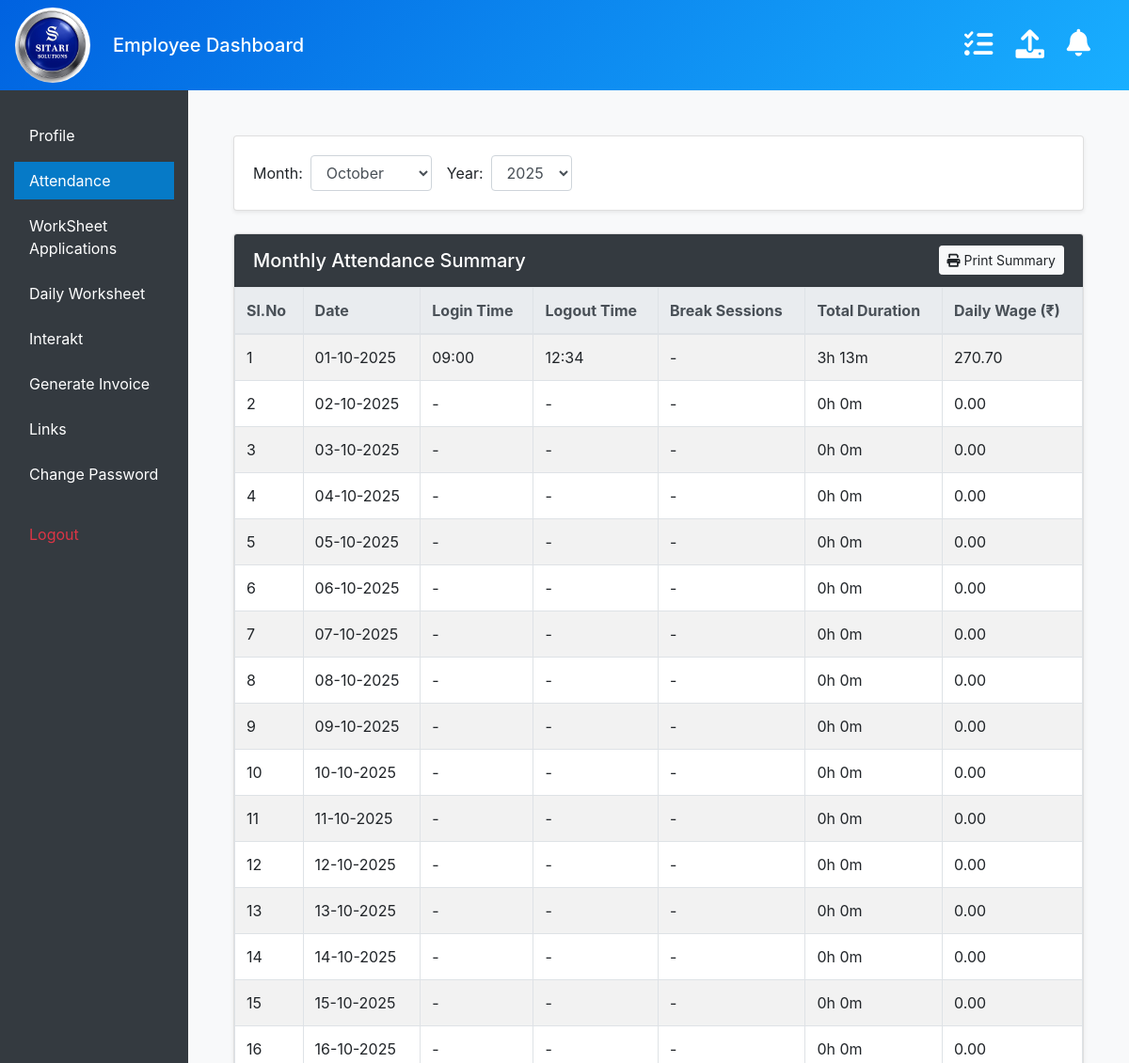
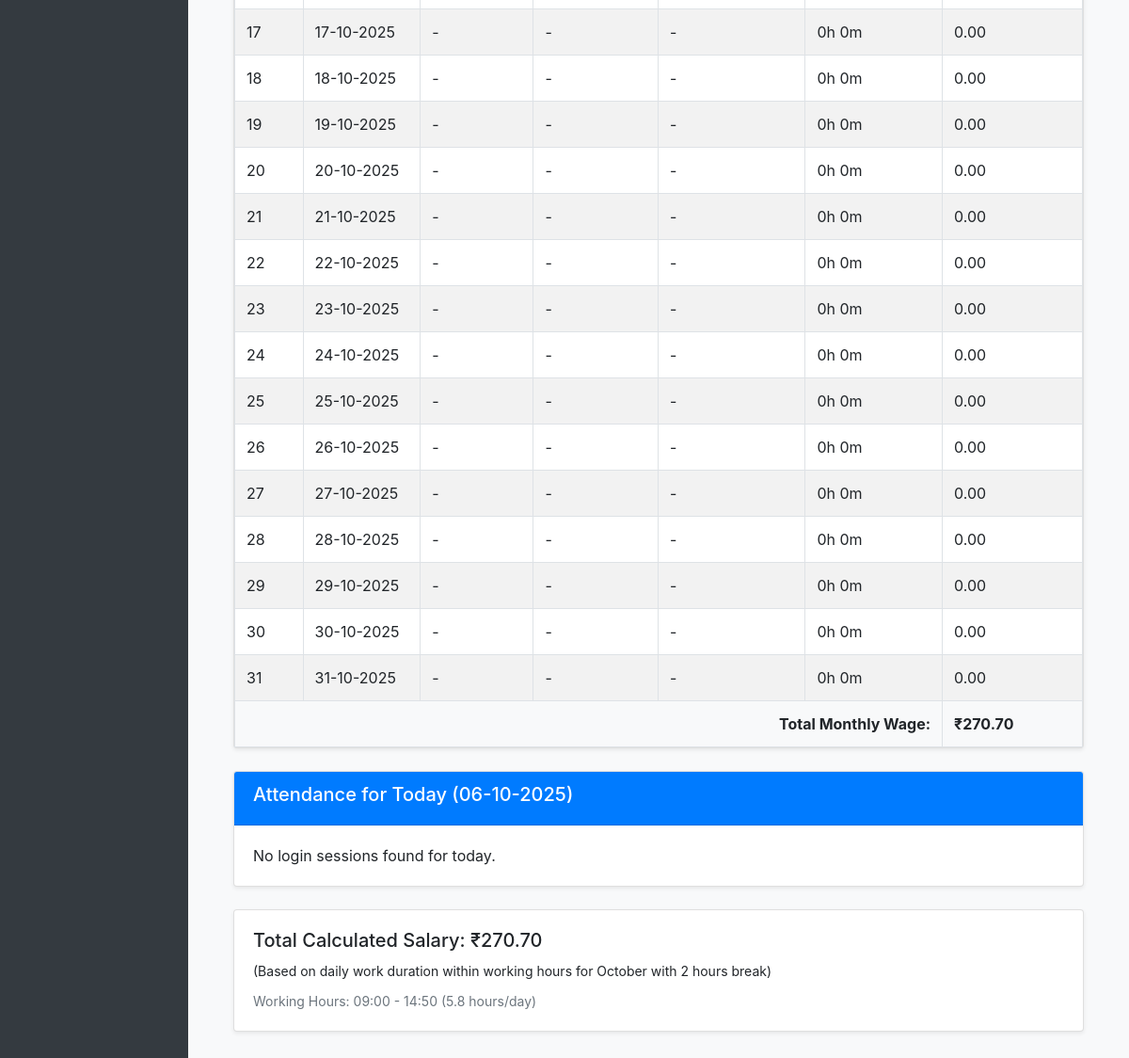
The app's page /employee/attendance/ (signed in), older data (2 pictures, top to bottom).
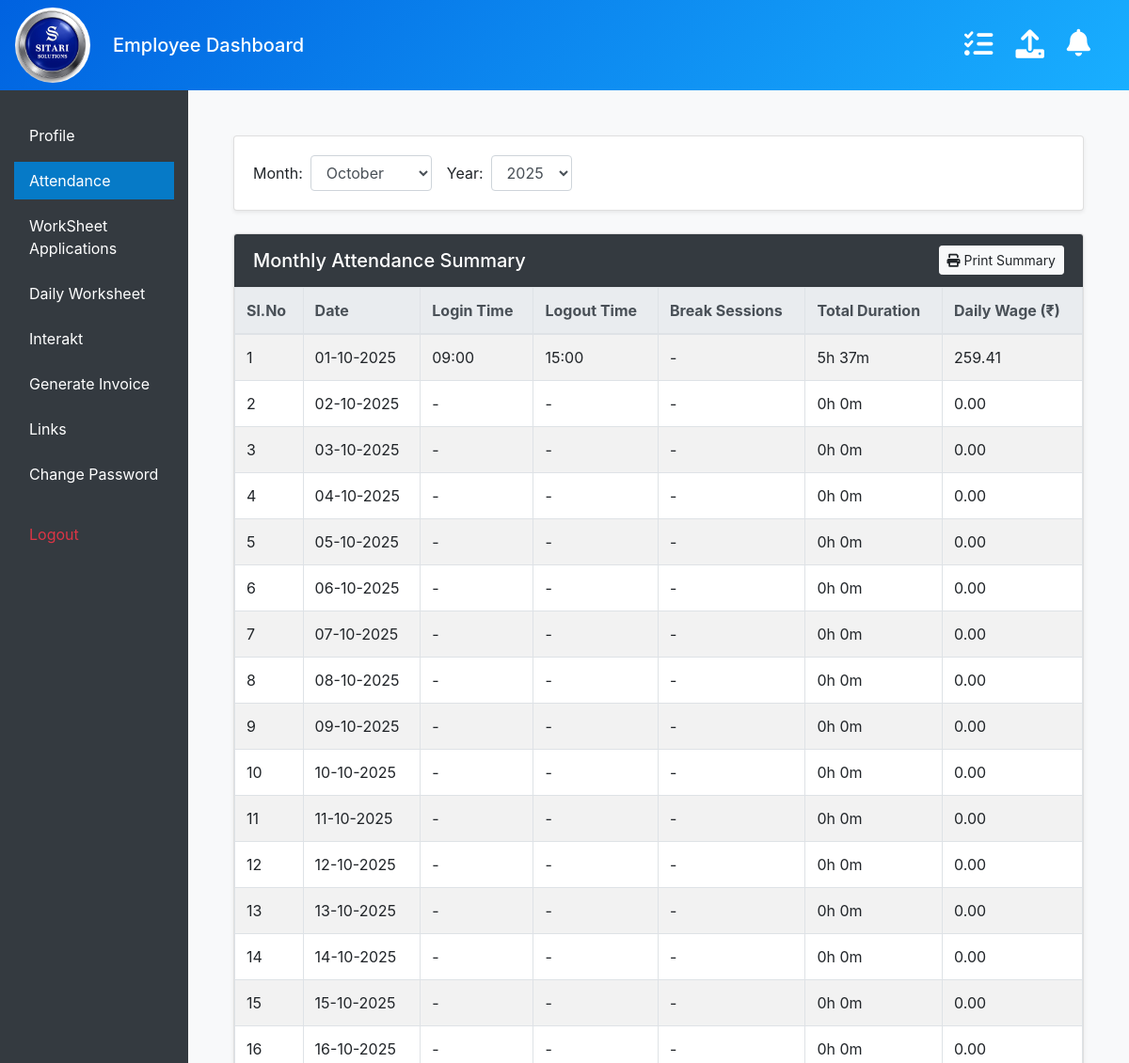
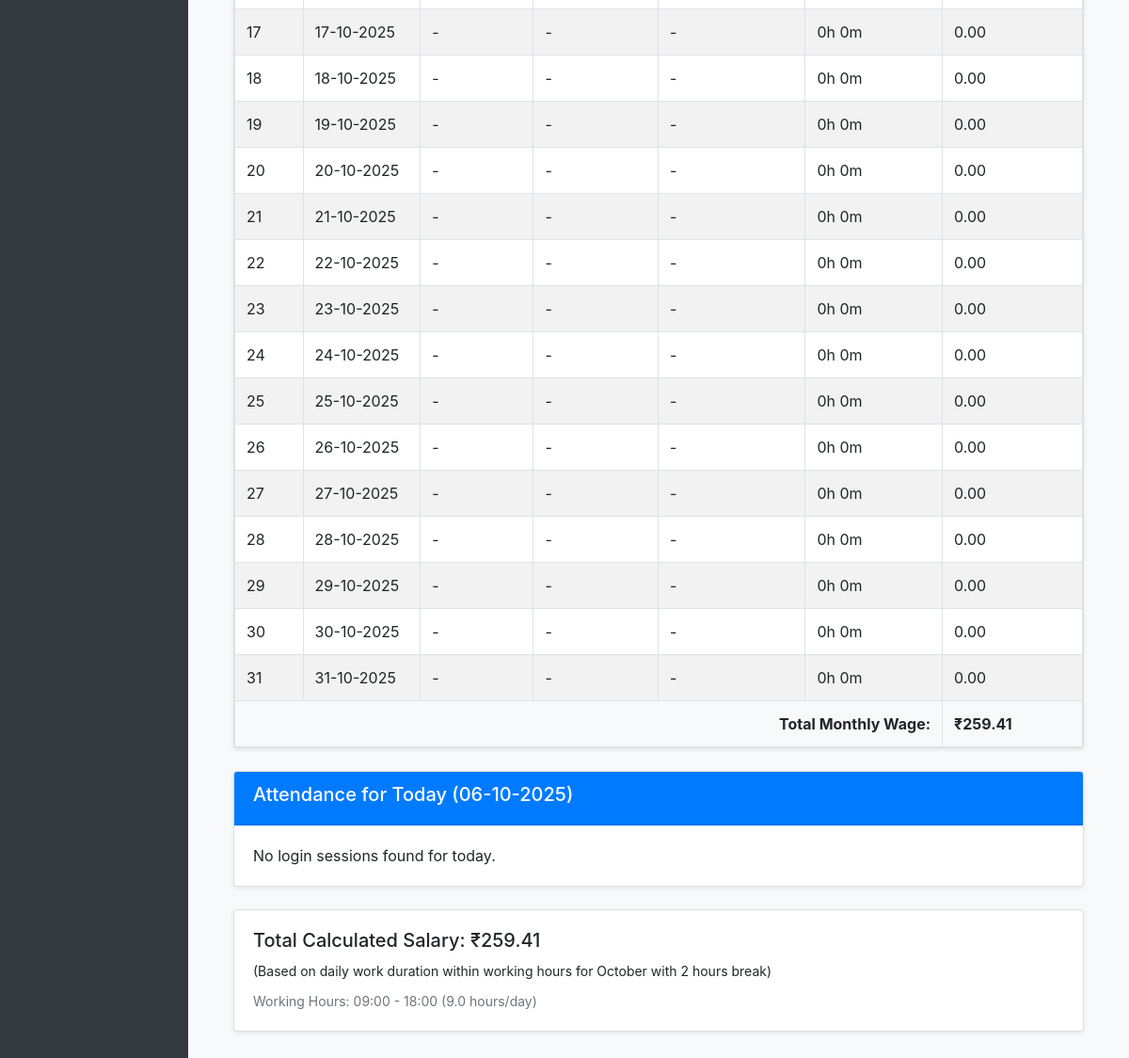
The same page, newer data (2 pictures, top to bottom).
### management/models.py (models this page shows, shortened)
class Employee(models.Model):
    employee_id = models.AutoField(primary_key=True)
    name = models.CharField(max_length=150)
    profile_picture = models.ImageField(
        upload_to='profile_pictures/',
        default='default_profile.jpg',
        blank=True, null=True
    )
    mobile_number = models.CharField(max_length=15, unique=True)
    salary = models.DecimalField(max_digits=10, decimal_places=2)
    pf = models.DecimalField("Provident Fund (PF)", max_digits=10, decimal_places=2, null=True, blank=True)
    esi = models.DecimalField("Employee State Insurance (ESI)", max_digits=10, decimal_places=2, null=True, blank=True)
    joining_date = models.DateField()
    department = models.ForeignKey('Department', null=True, blank=True, on_delete=models.SET_NULL, related_name='employees')
    working_start_time = models.TimeField(null=True, blank=True)
    working_end_time = models.TimeField(null=True, blank=True)
    password = models.CharField(max_length=128, default="123")
    assigned_links = models.ManyToManyField(
        ManagedLink,
        blank=True,
        related_name="assigned_employees"
    )
    advances = models.DecimalField(
        "Current Advance",
        max_digits=10,
        decimal_places=2,
        default=0,
        help_text="Total outstanding advance amount taken by the employee."
    )
    def get_daily_attendance_summary(self, year, month):
        from .models import AttendanceSession, BreakSession
        from django.utils import timezone
        from calendar import monthrange
        from datetime import datetime, time, timedelta
        from decimal import Decimal
        days_in_month = monthrange(year, month)[1]
        daily_records = []
        total_monthly_wage = Decimal('0.00')
        start_work_time = self.working_start_time or time(9, 0)
        end_work_time = self.working_end_time or time(17, 0)
        start_dt_base = datetime.combine(datetime.today(), start_work_time)
        end_dt_base = datetime.combine(datetime.today(), end_work_time)
        if end_dt_base < start_dt_base:
            end_dt_base += timedelta(days=1)
        scheduled_work_seconds = (end_dt_base - start_dt_base).total_seconds()
        wage_target_seconds = scheduled_work_seconds - (2 * 3600)
        if wage_target_seconds <= 0:
            wage_target_seconds = scheduled_work_seconds
        base_daily_wage = self.salary / Decimal(days_in_month) if days_in_month > 0 else Decimal('0.00')
        all_attendance_sessions = list(AttendanceSession.objects.filter(
            employee=self, login_time__year=year, login_time__month=month
        ).order_by('login_time'))
        all_break_sessions = list(BreakSession.objects.filter(
            employee=self, start_time__year=year, start_time__month=month
        ).order_by('start_time'))
        for day in range(1, days_in_month + 1):
            current_date = datetime(year, month, day).date()
            work_start_datetime = timezone.make_aware(datetime.combine(current_date, start_work_time))
            work_end_datetime = timezone.make_aware(datetime.combine(current_date, end_work_time))
            day_attendance = [
                s for s in all_attendance_sessions
                if timezone.localtime(s.login_time).date() == current_date and s.login_time < work_end_datetime
            ]
            day_breaks = []
            for b in all_break_sessions:
                if timezone.localtime(b.start_time).date() == current_date:
                    break_end = b.end_time or work_end_datetime
                    if b.start_time < work_end_datetime and break_end > work_start_datetime:
                        day_breaks.append(b)
            login_time = None
            logout_time = None
            total_active_seconds = 0
            if day_attendance:
                earliest_actual_login = min([s.login_time for s in day_attendance])
                login_time = max(earliest_actual_login, work_start_datetime)
                logouts = [s.logout_time for s in day_attendance if s.logout_time]
                if logouts:
                    latest_actual_logout = max(logouts)
                    logout_time = min(latest_actual_logout, work_end_datetime)
                else:
                    logout_time = work_end_datetime
                if login_time >= logout_time:
                    total_active_seconds = 0
                else:
                    work_seconds = 0
                    for s in day_attendance:
                        if s.logout_time:
                            overlap_start = max(s.login_time, login_time)
                            overlap_end = min(s.logout_time, logout_time)
                            if overlap_end > overlap_start:
                                work_seconds += (overlap_end - overlap_start).total_seconds()
                    approved_break_seconds = 0
                    for b in day_breaks:
                        if b.approved and b.end_time:
                            overlap_start = max(b.start_time, login_time)
                            overlap_end = min(b.end_time, logout_time)
                            if overlap_end > overlap_start:
                                approved_break_seconds += (overlap_end - overlap_start).total_seconds()
                    total_active_seconds = work_seconds + approved_break_seconds
            daily_wage = Decimal('0.00')
            if wage_target_seconds > 0:
                work_ratio = Decimal(total_active_seconds) / Decimal(wage_target_seconds)
                daily_wage = base_daily_wage * work_ratio
                daily_wage = max(Decimal('0.00'), daily_wage) # Ensure wage is not negative
            total_monthly_wage += daily_wage
            break_details = []
            h, rem = divmod(total_active_seconds, 3600)
            m, _ = divmod(rem, 60)
            total_duration_str = f"{int(h)}h {int(m)}m"
            daily_records.append({
                'sl_no': day,
                'date': current_date,
                'login_time': timezone.localtime(login_time) if login_time else None,
                'logout_time': timezone.localtime(logout_time) if logout_time else None,
                'break_sessions': break_details,
                'total_duration': total_duration_str,
                'daily_wage': round(daily_wage, 2),
            })
        return daily_records, round(total_monthly_wage, 2)

### management/views.py (the view, shortened to what this page needs)
# urls.py: path('employee/attendance/', views.attendance_view, name='attendance'),
def attendance_view(request):
    employee_id = request.session.get('employee_id')
    if not employee_id:
        return redirect('login')
    try:
        employee = Employee.objects.get(employee_id=employee_id)
    except Employee.DoesNotExist:
        request.session.flush()
        return redirect('login')
    today = timezone.localtime(timezone.now())
    month = int(request.GET.get('month', today.month))
    year = int(request.GET.get('year', today.year))
    daily_summary, total_wage = employee.get_daily_attendance_summary(year, month)
    if employee.working_start_time and employee.working_end_time:
        start_dt = datetime.combine(datetime.today().date(), employee.working_start_time)
        end_dt = datetime.combine(datetime.today().date(), employee.working_end_time)
        if end_dt < start_dt:
            end_dt += timedelta(days=1)
        daily_working_hours = (end_dt - start_dt).total_seconds() / 3600
    else:
        daily_working_hours = 8.0
    todays_sessions_qs = AttendanceSession.objects.filter(
        employee=employee,
        login_time__date=today.date()
    ).order_by('login_time')
    todays_sessions = []
    months = [{'value': i, 'display': month_name[i]} for i in range(1, 13)]
    current_year = today.year
    years = [current_year - i for i in range(5)][::-1]
    context = {
        'employee': employee,
        'months': months,
        'years': years,
        'selected_month': month,
        'selected_year': year,
        'selected_month_name': month_name[month],
        'today': today,
        'todays_sessions': todays_sessions,
        'daily_summary_records': daily_summary,
        'total_monthly_wage': total_wage,
        'calculated_salary': total_wage,
        'days_in_month': monthrange(year, month)[1],
        'daily_working_hours': daily_working_hours,
        'expected_hours': monthrange(year, month)[1] * daily_working_hours,
    }
    return render(request, 'attendance.html', context)

### management/context_processors.py (called while the page is built)
def notifications_context(request):
    if request.session.get('employee_id'):
        employee_id = request.session.get('employee_id')
        count = UserNotificationStatus.objects.filter(employee_id=employee_id, is_read=False).count()
        return {'unread_notification_count': count}
    return {'unread_notification_count': 0}

### management/ip_restriction.py (called while the page is built)
def get_client_ip(request):
    x_forwarded_for = request.META.get('HTTP_X_FORWARDED_FOR')
    if x_forwarded_for:
        ip = x_forwarded_for.split(',')[0].strip()
    else:
        ip = request.META.get('REMOTE_ADDR')
    return ip

    def __call__(self, request):
        ip = get_client_ip(request)
        if not self.is_ip_allowed(ip):
            logger.warning(f"Access denied for IP: {ip}")
            return HttpResponseForbidden("Access denied.")
        response = self.get_response(request)
        return response

### management/models.py (called while the page is built)
    def __str__(self):
        return self.name

### management/templatetags/upload_tags.py (called while the page is built)
@register.simple_tag
def get_upload_form():
    return EmployeeUploadForm()

### management/templates/attendance.html (shortened to what the changed rows need)
{% extends "masteremployee.html" %}
{% load static %}
{% block content %}
<main class="container ml-sm-auto col-lg-12 px-4 py-4">
    <div class="card mb-4 shadow-sm" id="monthly-summary-section">
        <div class="card-body p-0">
            <div class="table-responsive">
                <table class="table table-bordered table-striped mb-0">
                    <thead class="thead-light">
                        <tr>
                            <th>Sl.No</th>
                            <th>Date</th>
                            <th>Login Time</th>
                            <th>Logout Time</th>
                            <th>Break Sessions</th>
                            <th>Total Duration</th>
                            <th>Daily Wage (₹)</th>
                        </tr>
                    </thead>
                    <tbody>
                        {% for record in daily_summary_records %}
                        <tr>
                            <td>{{ record.sl_no }}</td>
                            <td>{{ record.date|date:"d-m-Y" }}</td>
                            <td>{{ record.login_time|time:"H:i"|default:"-" }}</td>
                            <td>{{ record.logout_time|time:"H:i"|default:"-" }}</td>
                            <td>
                                {% if record.break_sessions %}
                                <ul class="list-unstyled mb-0 small">
                                    {% for break in record.break_sessions %}
                                    <li class="mb-1">
                                        {{ break.timings }} ({{ break.duration }}) - {{ break.reason }}
                                        {% if break.approved %}
                                            <span class="badge badge-success">A</span>
                                        {% else %}
                                            <span class="badge badge-danger">NA</span>
                                        {% endif %}
                                    </li>
                                    {% endfor %}
                                </ul>
                                {% else %}
                                -
                                {% endif %}
                            </td>
                            <td>{{ record.total_duration }}</td>
                            <td>{{ record.daily_wage|floatformat:2 }}</td>
                        </tr>
                        {% endfor %}
                    </tbody>
                    <tfoot class="bg-light font-weight-bold">
                        <tr>
                            <td colspan="6" class="text-right">Total Monthly Wage:</td>
                            <td>₹{{ total_monthly_wage|floatformat:2 }}</td>
                        </tr>
                    </tfoot>
                </table>
            </div>
        </div>
    </div>
    <div class="card shadow-sm mb-4">
        <div class="card-body">
            <h5>Total Calculated Salary: ₹{{ total_monthly_wage|floatformat:2 }}</h5>
            <small>(Based on daily work duration within working hours for {{ selected_month_name }} with 2 hours break)</small>
            <div class="mt-2">
                <small class="text-muted">
                    Working Hours: {{ employee.working_start_time|time:"H:i" }} - {{ employee.working_end_time|time:"H:i" }}
                    ({{ daily_working_hours|floatformat:1 }} hours/day)
                </small>
            </div>
        </div>
    </div>
</main>
{% endblock %}

Row changes from the older to the newer data that the page shows:
changed Employee: working_end_time "14:50" → "18:00"
Text that changed along with them:
{{ total_monthly_wage|floatformat:2 }}: "270.70" → "259.41"
{{ daily_working_hours|floatformat:1 }}: "5.8" → "9.0"
new list line: "1 01-10-2025 09:00 15:00 - 5h 37m 259.41"
list line gone: "1 01-10-2025 09:00 12:34 - 3h 13m 270.70"
